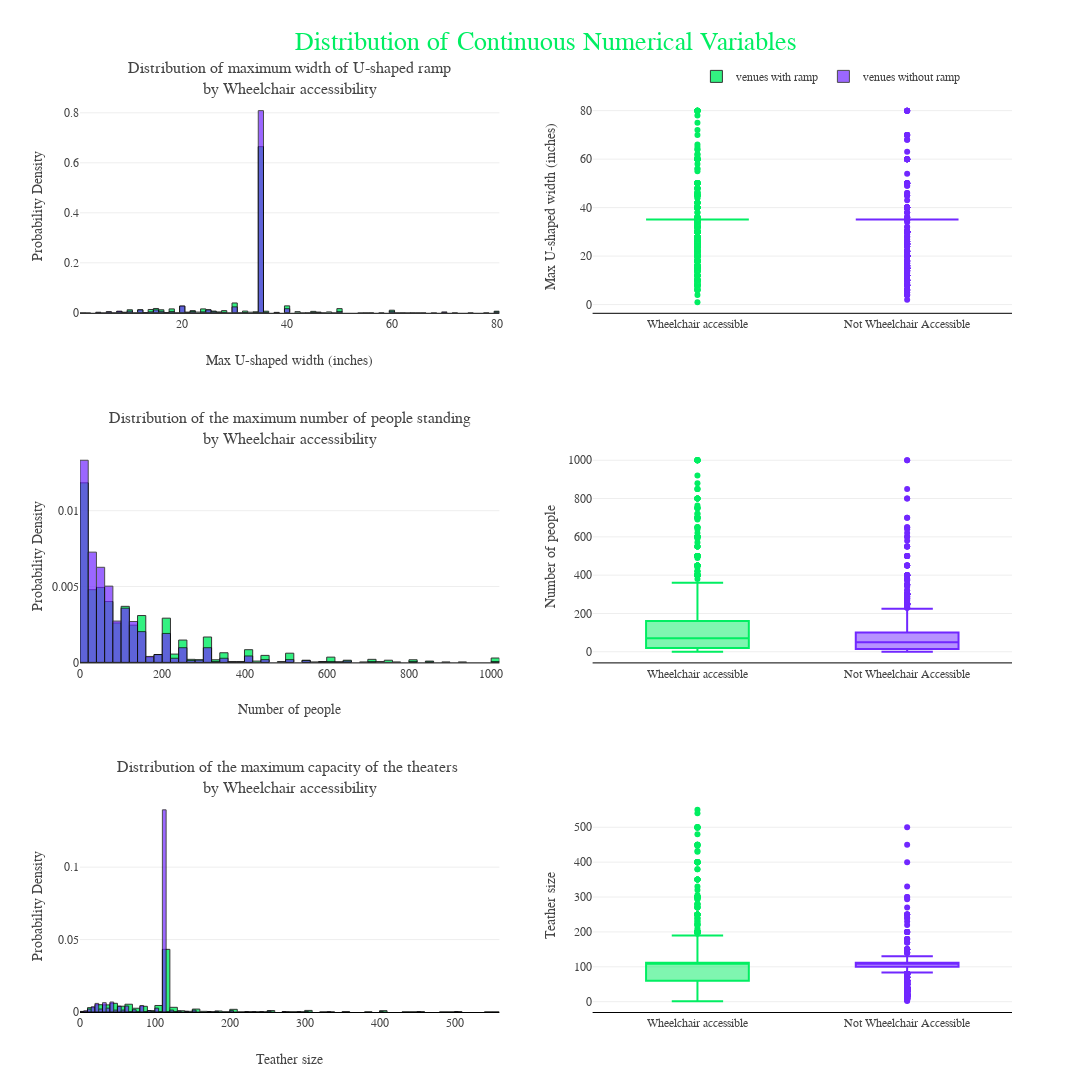

Notebook code cell kept with this figure:
### Markdown cell above
<div class="alert alert-block alert-info" style="color:#03162D;border-color:#01EE62;background-color:#DDFFEB; font-size:12px; font-family:verdana; line-height: 1.7em;">
    <b><span style='color:#01EE62'>Observations</span></b> | Data Distribution

<b><span style='color:#01EE62'>-</span></b> The target variable is relatively balanced with respect to all other variables, that is; having a wheelchair ramp does not have a clear trigger, as it happens and does not happen in the same way in all types of event venues.

    
<b><span style='color:#01EE62'>-</span></b> There are two particular cases, when there is no Wi-Fi, and when the place is considered a supervenue. 
In the case of Wi-Fi, I think it has to do with the comforts that an event venue can offer. If you cannot offer Wi-Fi, perhaps you do not even consider offering access to disabled people. And regarding the classification as a supervenue, I find it curious that although it represents a distinction because it means that this event venue maintains specific performance goals, it does not offer access to a very important part of the population. (almost 10% according to the UN)

### Code cell
fig = make_subplots(rows=3, cols=2, vertical_spacing=0.15,
                    subplot_titles=("Distribution of maximum width of U-shaped ramp<br>by Wheelchair accessibility", "",
                                    "Distribution of the maximum number of people standing<br>by Wheelchair accessibility", "",
                                    "Distribution of the maximum capacity of the theaters <br>by Wheelchair accessibility", ""))

# Distributions for 'U-Shaped_max'-------------------------------------
fig.add_trace(go.Histogram(x=df_v1[df_v1['Wheelchair accessible']==1]['U-Shaped_max'], histnorm='probability density', 
                           marker=dict(color='#01EE62', line=dict(width=1, color='#000000')),
                           opacity=0.8, name='venues with ramp'),
              row=1, col=1)

fig.add_trace(go.Histogram(x=df_v1[df_v1['Wheelchair accessible']==0]['U-Shaped_max'],histnorm='probability density',
                           marker=dict(color='#7127FF', line=dict(width=1, color='#000000')), 
                           opacity=0.7, name='venues without ramp'),
              row=1, col=1)

fig.add_trace(go.Box(y=df_v1[df_v1['Wheelchair accessible']==1]['U-Shaped_max'], name="Wheelchair accessible", 
                     marker_color = '#01EE62', showlegend=False),
              row=1, col=2)
fig.add_trace(go.Box(y=df_v1[df_v1['Wheelchair accessible']==0]['U-Shaped_max'], name="Not Wheelchair Accessible", 
                     marker_color = '#7127FF', showlegend=False), 
              row=1, col=2)

# Distributions for 'max_standing'-------------------------------------

fig.add_trace(go.Histogram(x=df_v1[df_v1['Wheelchair accessible']==1]['max_standing'], histnorm='probability density', 
                           marker=dict(color='#01EE62', line=dict(width=1, color='#000000')),showlegend=False,
                           opacity=0.8, name='venues with ramp'),
              row=2, col=1)

fig.add_trace(go.Histogram(x=df_v1[df_v1['Wheelchair accessible']==0]['max_standing'],histnorm='probability density', 
                           marker=dict(color='#7127FF', line=dict(width=1, color='#000000')),showlegend=False,
                           opacity=0.7, name='venues without ramp'),
              row=2, col=1)

fig.add_trace(go.Box(y=df_v1[df_v1['Wheelchair accessible']==1]['max_standing'], name="Wheelchair accessible", 
                     marker_color = '#01EE62', showlegend=False),
              row=2, col=2)
fig.add_trace(go.Box(y=df_v1[df_v1['Wheelchair accessible']==0]['max_standing'], name="Not Wheelchair Accessible", 
                     marker_color = '#7127FF', showlegend=False), 
              row=2, col=2)


# Distributions for 'Theatre_max'-------------------------------------

fig.add_trace(go.Histogram(x=df_v1[df_v1['Wheelchair accessible']==1]['Theatre_max'], histnorm='probability density', 
                           marker=dict(color='#01EE62', line=dict(width=1, color='#000000')),showlegend=False,
                           opacity=0.8, name='venues with ramp'),
              row=3, col=1)

fig.add_trace(go.Histogram(x=df_v1[df_v1['Wheelchair accessible']==0]['Theatre_max'],histnorm='probability density', 
                           marker=dict(color='#7127FF', line=dict(width=1, color='#000000')),showlegend=False,
                           opacity=0.7, name='venues without ramp'),
              row=3, col=1)

fig.add_trace(go.Box(y=df_v1[df_v1['Wheelchair accessible']==1]['Theatre_max'], name="Wheelchair accessible", 
                     marker_color = '#01EE62', showlegend=False),
              row=3, col=2)
fig.add_trace(go.Box(y=df_v1[df_v1['Wheelchair accessible']==0]['Theatre_max'], name="Not Wheelchair Accessible", 
                     marker_color = '#7127FF', showlegend=False), 
              row=3, col=2)


fig.update_layout(title="Distribution of Continuous Numerical Variables", title_font_color='#01EE62', title_font_size = 26, 
                  xaxis1_title="Max U-shaped width (inches)", yaxis1_title='Probability Density', yaxis2_title='Max U-shaped width (inches)',
                  xaxis3_title="Number of people", yaxis3_title='Probability Density', yaxis4_title='Number of people',
                  xaxis5_title="Teather size", yaxis5_title='Probability Density', yaxis6_title='Teather size',
                  barmode='overlay', showlegend=True, template=temp,
                  legend=dict(orientation="h", yanchor="bottom", y=1.01, xanchor="right", x=.95),
                  height=1300, width=1300)
fig.update_xaxes(showline=True, linewidth=1, linecolor='black', zeroline=False)
fig.update_yaxes(showline=False, zeroline=False)
fig.show()

### Figure 1 — Plotly figure (JSON) as saved in the notebook; plotly's stock layout.template omitted (floating-point values rounded to 4 significant figures; data arrays with more than 128 entries replaced by an {"elided": "..."} marker saying what was removed)
{"data": [{"histnorm": "probability density", "marker": {"color": "#01EE62", "line": {"color": "#000000", "width": 1}}, "name": "venues with ramp", "opacity": 0.8, "type": "histogram", "x": {"elided": "1732 float values"}, "xaxis": "x", "yaxis": "y"}, {"histnorm": "probability density", "marker": {"color": "#7127FF", "line": {"color": "#000000", "width": 1}}, "name": "venues without ramp", "opacity": 0.7, "type": "histogram", "x": {"elided": "1651 float values"}, "xaxis": "x", "yaxis": "y"}, {"marker": {"color": "#01EE62"}, "name": "Wheelchair accessible", "showlegend": false, "type": "box", "xaxis": "x2", "y": {"elided": "1732 float values"}, "yaxis": "y2"}, {"marker": {"color": "#7127FF"}, "name": "Not Wheelchair Accessible", "showlegend": false, "type": "box", "xaxis": "x2", "y": {"elided": "1651 float values"}, "yaxis": "y2"}, {"histnorm": "probability density", "marker": {"color": "#01EE62", "line": {"color": "#000000", "width": 1}}, "name": "venues with ramp", "opacity": 0.8, "showlegend": false, "type": "histogram", "x": {"elided": "1732 int values"}, "xaxis": "x3", "yaxis": "y3"}, {"histnorm": "probability density", "marker": {"color": "#7127FF", "line": {"color": "#000000", "width": 1}}, "name": "venues without ramp", "opacity": 0.7, "showlegend": false, "type": "histogram", "x": {"elided": "1651 int values"}, "xaxis": "x3", "yaxis": "y3"}, {"marker": {"color": "#01EE62"}, "name": "Wheelchair accessible", "showlegend": false, "type": "box", "xaxis": "x4", "y": {"elided": "1732 int values"}, "yaxis": "y4"}, {"marker": {"color": "#7127FF"}, "name": "Not Wheelchair Accessible", "showlegend": false, "type": "box", "xaxis": "x4", "y": {"elided": "1651 int values"}, "yaxis": "y4"}, {"histnorm": "probability density", "marker": {"color": "#01EE62", "line": {"color": "#000000", "width": 1}}, "name": "venues with ramp", "opacity": 0.8, "showlegend": false, "type": "histogram", "x": {"elided": "1732 int values"}, "xaxis": "x5", "yaxis": "y5"}, {"histnorm": "probability density", "marker": {"color": "#7127FF", "line": {"color": "#000000", "width": 1}}, "name": "venues without ramp", "opacity": 0.7, "showlegend": false, "type": "histogram", "x": {"elided": "1651 int values"}, "xaxis": "x5", "yaxis": "y5"}, {"marker": {"color": "#01EE62"}, "name": "Wheelchair accessible", "showlegend": false, "type": "box", "xaxis": "x6", "y": {"elided": "1732 int values"}, "yaxis": "y6"}, {"marker": {"color": "#7127FF"}, "name": "Not Wheelchair Accessible", "showlegend": false, "type": "box", "xaxis": "x6", "y": {"elided": "1651 int values"}, "yaxis": "y6"}], "layout": {"annotations": [{"font": {"size": 16}, "showarrow": false, "text": "Distribution of maximum width of U-shaped ramp<br>by Wheelchair accessibility", "x": 0.225, "xanchor": "center", "xref": "paper", "y": 1.0, "yanchor": "bottom", "yref": "paper"}, {"font": {"size": 16}, "showarrow": false, "text": "Distribution of the maximum number of people standing<br>by Wheelchair accessibility", "x": 0.225, "xanchor": "center", "xref": "paper", "y": 0.6167, "yanchor": "bottom", "yref": "paper"}, {"font": {"size": 16}, "showarrow": false, "text": "Distribution of the maximum capacity of the theaters <br>by Wheelchair accessibility", "x": 0.225, "xanchor": "center", "xref": "paper", "y": 0.2333, "yanchor": "bottom", "yref": "paper"}], "barmode": "overlay", "height": 1300, "legend": {"orientation": "h", "x": 0.95, "xanchor": "right", "y": 1.01, "yanchor": "bottom"}, "showlegend": true, "title": {"font": {"color": "#01EE62", "size": 26}, "text": "Distribution of Continuous Numerical Variables"}, "width": 1300, "xaxis": {"anchor": "y", "domain": [0, 0.45], "linecolor": "black", "linewidth": 1, "showline": true, "title": {"text": "Max U-shaped width (inches)"}, "zeroline": false}, "xaxis2": {"anchor": "y2", "domain": [0.55, 1], "linecolor": "black", "linewidth": 1, "showline": true, "zeroline": false}, "xaxis3": {"anchor": "y3", "domain": [0, 0.45], "linecolor": "black", "linewidth": 1, "showline": true, "title": {"text": "Number of people"}, "zeroline": false}, "xaxis4": {"anchor": "y4", "domain": [0.55, 1], "linecolor": "black", "linewidth": 1, "showline": true, "zeroline": false}, "xaxis5": {"anchor": "y5", "domain": [0, 0.45], "linecolor": "black", "linewidth": 1, "showline": true, "title": {"text": "Teather size"}, "zeroline": false}, "xaxis6": {"anchor": "y6", "domain": [0.55, 1], "linecolor": "black", "linewidth": 1, "showline": true, "zeroline": false}, "yaxis": {"anchor": "x", "domain": [0.7667, 1.0], "showline": false, "title": {"text": "Probability Density"}, "zeroline": false}, "yaxis2": {"anchor": "x2", "domain": [0.7667, 1.0], "showline": false, "title": {"text": "Max U-shaped width (inches)"}, "zeroline": false}, "yaxis3": {"anchor": "x3", "domain": [0.3833, 0.6167], "showline": false, "title": {"text": "Probability Density"}, "zeroline": false}, "yaxis4": {"anchor": "x4", "domain": [0.3833, 0.6167], "showline": false, "title": {"text": "Number of people"}, "zeroline": false}, "yaxis5": {"anchor": "x5", "domain": [0, 0.2333], "showline": false, "title": {"text": "Probability Density"}, "zeroline": false}, "yaxis6": {"anchor": "x6", "domain": [0, 0.2333], "showline": false, "title": {"text": "Teather size"}, "zeroline": false}}}
